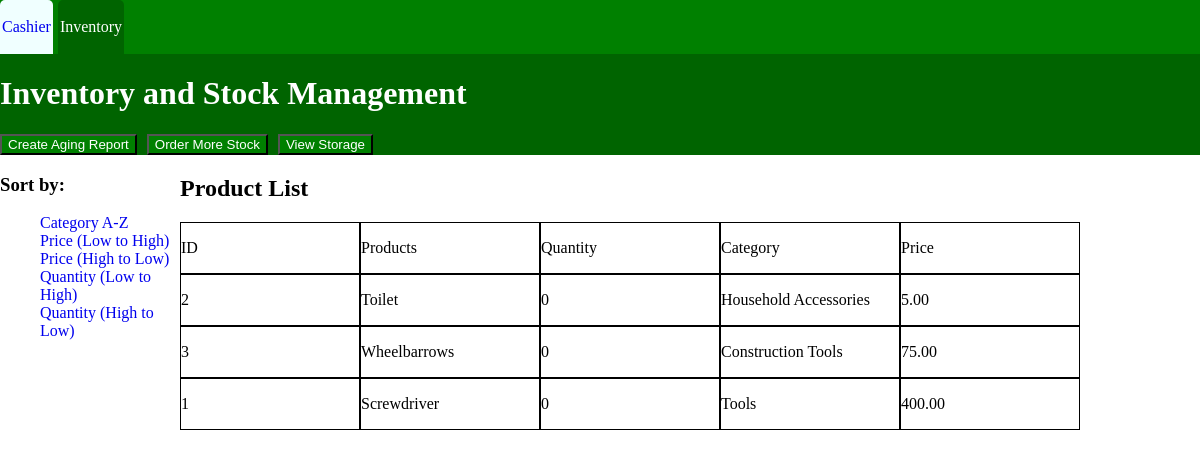
Page /inventory.php?sort=price_asc on the committed database.
### tables this page shows
CREATE TABLE products (
    id INT NOT NULL AUTO_INCREMENT PRIMARY KEY,
    name VARCHAR(255) NOT NULL UNIQUE,
    selling_price DECIMAL(10,2),
    category VARCHAR(255) NOT NULL,
    quantity INT NOT NULL DEFAULT 0,
    storage_id INT NOT NULL,
    supplier_id INT NOT NULL,
    FOREIGN KEY (storage_id) REFERENCES storage(id),
    FOREIGN KEY (supplier_id) REFERENCES supplier(id)
);

### inventory.php (the view, shortened to what this page needs)
<?php
    require_once __DIR__ . '/config/database.php';
   $sort = $_GET['sort'] ?? 'id_asc';
   $sortOptions = [ 'category_asc' => 'category ASC',
   'category_desc' => 'category DESC',
   'price_asc' => 'selling_price ASC',
   'price_desc' => 'selling_price DESC',
   'quantity_asc' => 'quantity ASC',
   'quantity_desc' => 'quantity DESC',
   'id_asc' => 'id ASC',
   ];
   $orderBy = $sortOptions[$sort] ?? $sortOptions['id_asc'];
   $stmt = $pdo->query("SELECT * FROM products ORDER BY $orderBy"); $products = $stmt->fetchAll(PDO::FETCH_ASSOC);
?>
<!DOCTYPE html>
<html lang="en">
<head>
    <link rel="stylesheet" href="inventory.css">
</head>
<body>
    <div class="navbar">
        <a href="cashier.php">
            <div class="cashier">
                <p>Cashier</p>
            </div>
        </a>
        <a href="inventory.php">
            <div class="inventory">
                <p>Inventory</p>
            </div>
        </a>
    </div>
    <div class="header">
        <h1>Inventory and Stock Management</h1>
    </div>
    <div class="toolBar">
        <div><button>Create Aging Report</button></div>
        <div><button>Order More Stock</button></div>
        <div><button>View Storage</button></div>
    </div>
    <div class="middle">
        <div class="middleLeft">
            <div>
                <h3>Sort by:</h3>
                <ul class="sortList">
                    <a href="?sort=category_asc">Category A-Z</a>
                    <a href="?sort=price_asc">Price (Low to High)</a>
                    <a href="?sort=price_desc">Price (High to Low)</a>
                    <a href="?sort=quantity_asc">Quantity (Low to High)</a>
                    <a href="?sort=quantity_desc">Quantity (High to Low)</a>
                </ul>
            </div>
        </div>
        <div class="middleRight">
            <h2>Product List</h2>
            <div class="productTopRow">
                <div class="productID"><p>ID</p></div>
                <div class="product"><p>Products</p></div>
                <div class="quantity"><p>Quantity</p></div>
                <div class="cost"><p>Category</p></div>
                <div class="price"><p>Price</p></div>
            </div>
            <div class="productsGrid">
                <?php foreach($products as $product): ?>
                    <div class="productRow">
                        <div><p><?= htmlspecialchars($product['id']) ?></p></div>
                        <div><p><?= htmlspecialchars($product['name'])?></p></div>
                        <div><p><?= htmlspecialchars($product['quantity'])?></p></div>
                        <div><p><?= htmlspecialchars($product['category'])?></div>
                        <div><p><?= htmlspecialchars($product['selling_price'])?></p></div>
                    </div>
                <?php endforeach; ?>
            </div>
        </div>
    </div>
</body>
</html>

### inventory.css (style rules this page uses)
body { display: flex; flex-direction: column; justify-content: center; align-items: center; margin: 0; }
.navbar { height: 10%; display: flex; background-color: green; width: 100%; gap: 5px; }
.navbar div { width: fit-content; border-radius: 5px 5px 0px 0px; padding: 2px; margin-bottom: 0px; }
a { text-decoration: none; }
.inventory { background-color: darkgreen; color: white; }
.cashier { background-color: azure; }
.header { background-color: darkgreen; color: white; width: 100%; }
.middle { width: 100%; display: flex; }
.middleLeft { width: 15%; }
.sortList { display: flex; flex-direction: column; }
.middleRight { width: 75%; }
.toolBar { display: flex; gap: 10px; width: 100%; background-color: darkgreen; }
.toolBar button { background-color: green; color: white; }
.productTopRow { display: flex; justify-content: space-around; }
.productTopRow div { width: 100%; border: 1px solid black; }
.productRow { display: flex; justify-content: space-around; }
.productRow div { width: 100%; border: 1px solid black; }

### rows in the picture
products: id "2", name "Toilet", quantity "0", category "Household Accessories", selling_price "5.00"
products: id "3", name "Wheelbarrows", quantity "0", category "Construction Tools", selling_price "75.00"
products: id "1", name "Screwdriver", quantity "0", category "Tools", selling_price "400.00"
